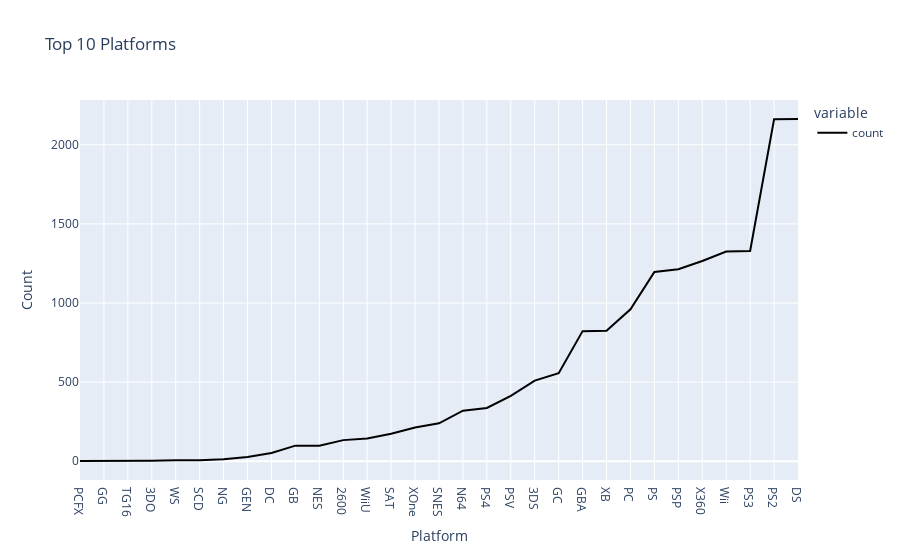

Notebook code cell kept with this figure:
### Code cell
#visualisation for top 10 Platform using line plots
top_10_platform = df.Platform.value_counts().sort_values()
fig = px.line(top_10_platform, title='Top 10 Platforms', color_discrete_sequence= ['black'],
       
        labels={
                'value': "Count",
                'index': "Name of the platform"
               })
fig.show()

### Figure 1 — Plotly figure (JSON) as saved in the notebook; plotly's stock layout.template omitted (floating-point values rounded to 4 significant figures)
{"data": [{"hovertemplate": "variable=count<br>Platform=%{x}<br>Count=%{y}<extra></extra>", "legendgroup": "count", "line": {"color": "black", "dash": "solid"}, "marker": {"symbol": "circle"}, "mode": "lines", "name": "count", "orientation": "v", "showlegend": true, "type": "scatter", "x": ["PCFX", "GG", "TG16", "3DO", "WS", "SCD", "NG", "GEN", "DC", "GB", "NES", "2600", "WiiU", "SAT", "XOne", "SNES", "N64", "PS4", "PSV", "3DS", "GC", "GBA", "XB", "PC", "PS", "PSP", "X360", "Wii", "PS3", "PS2", "DS"], "xaxis": "x", "y": [1, 1, 2, 3, 6, 6, 12, 27, 52, 98, 98, 133, 143, 173, 213, 239, 319, 336, 413, 509, 556, 822, 824, 960, 1196, 1213, 1265, 1325, 1329, 2161, 2163], "yaxis": "y"}], "layout": {"legend": {"title": {"text": "variable"}, "tracegroupgap": 0}, "title": {"text": "Top 10 Platforms"}, "xaxis": {"anchor": "y", "domain": [0, 1], "title": {"text": "Platform"}}, "yaxis": {"anchor": "x", "domain": [0, 1], "title": {"text": "Count"}}}}
